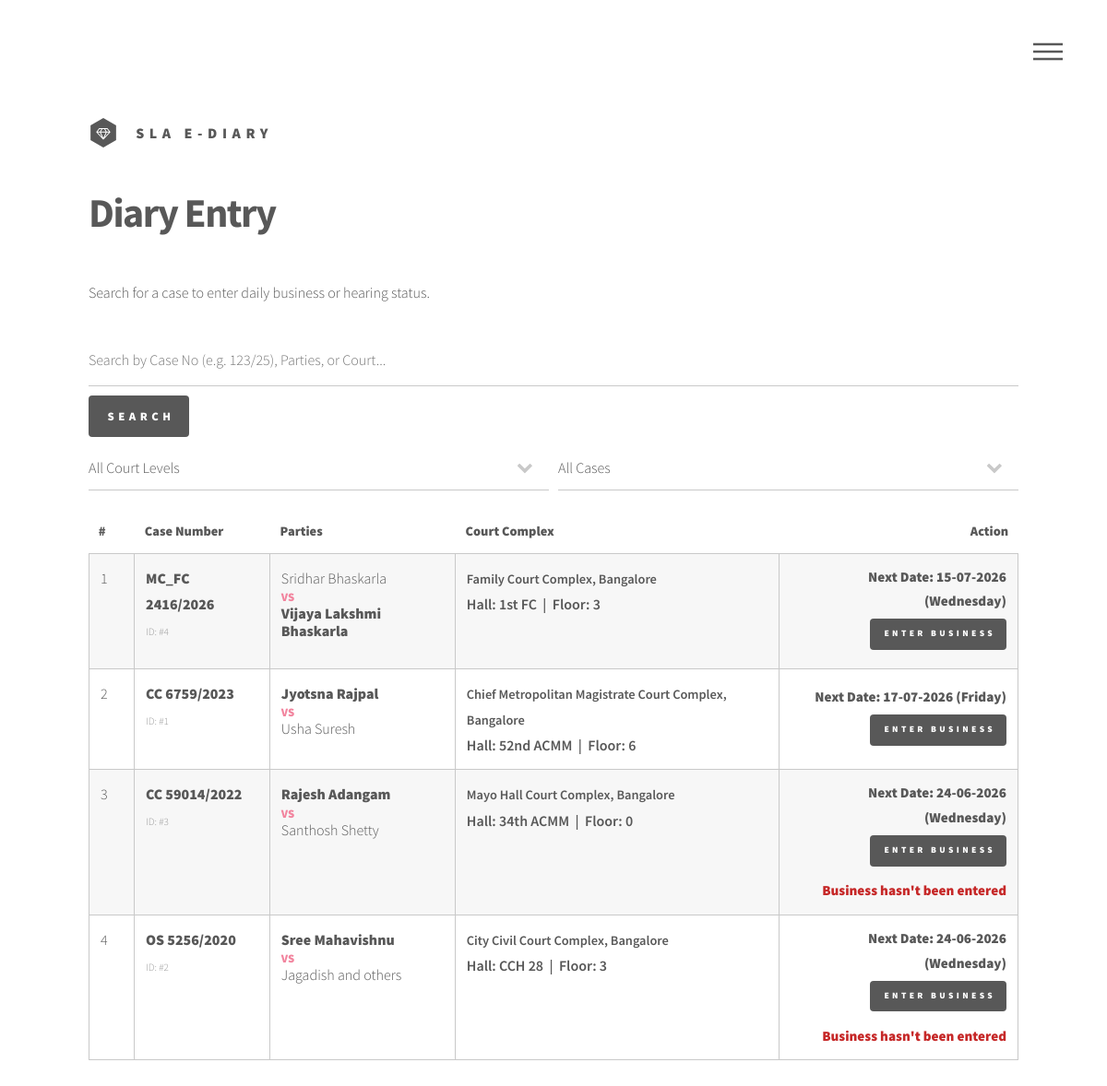
The app's page /diary_entry/ (signed in) with its own data.
### main/models.py (models this page shows, shortened)
class Case(models.Model):
    jurisdiction = models.CharField(max_length=20, choices=Jurisdiction.choices, default=None)
    court_level = models.CharField(max_length=20, choices=CourtLevel.choices)
    court = models.CharField(max_length=100)
    court_hall = models.CharField(max_length=100)
    floor = models.IntegerField()
    case_type = models.CharField(max_length=100)
    case_number = models.CharField(max_length=100)
    case_year = models.IntegerField()
    party_1 = models.CharField(max_length=100)
    party_1_type = models.CharField(max_length=20, choices=Party1Type.choices)
    party_2 = models.CharField(max_length=100)
    party_2_type = models.CharField(max_length=20, choices=Party2Type.choices)
    representing = models.CharField(max_length=100)
    representing_parties = models.CharField(max_length=100, default='1')
    party_1_total = models.IntegerField(default=1)
    party_2_total = models.IntegerField(default=1)
    disposed = models.BooleanField(default=False)
    @property
    def represents_party_1(self):
        return self.representing == self.party_1_type
    @property
    def represents_party_2(self):
        return self.representing == self.party_2_type

### main/views.py (the view)
# urls.py: path('diary_entry/', diary_entry, name='diary_entry'),
@login_required
def diary_entry(request):
    query = request.GET.get('q', '').strip()
    court_level = request.GET.get('court_level', '')
    disposed_filter = request.GET.get('disposed', '')
    cases = search_cases(query=query, court_level=court_level, disposed=disposed_filter)
    today = datetime.date.today()
    case_list = list(cases)
    def sort_key(case):
        last_entry = case.diary_entries.order_by('-next_date').first()
        if last_entry is None:
            return (0, datetime.date.min, -case.id)
        nd = last_entry.next_date
        if nd >= today:
            return (1, nd, -case.id)
        return (2, nd, -case.id)
    case_list.sort(key=sort_key)
    for case in case_list:
        case.court_display_name = COURT_LABELS.get(case.court, case.court)
        last_entry = case.diary_entries.order_by('-next_date').first()
        if last_entry:
            case.next_date = last_entry.next_date
            case.prev_date = last_entry.previous_date
        else:
            case.next_date = None
            case.prev_date = None
    return render(request, 'main/diary_entry.html', {
        'today': today, 'cases': case_list, 'query': query, 'court_labels': COURT_LABELS,
        'court_level_choices': CourtLevel.choices,
        'selected_court_level': court_level, 'selected_disposed': disposed_filter,
    })

### main/services.py (called while the page is built, shortened)
def search_cases(
    query: str = "",
    court_level: str = "",
    disposed: str = "",
) -> QuerySet[Case]:
    from django.db.models import Q
    cases = Case.objects.all()
    if court_level:
        cases = cases.filter(court_level=court_level)
    if disposed == 'active':
        cases = cases.filter(disposed=False)
    elif disposed == 'disposed':
        cases = cases.filter(disposed=True)
    return cases

### templates/main/diary_entry.html (shortened to what this page needs)
{% extends 'base.html' %}
{% load static %}
{% block content %}
<div id="main">
    <div class="inner">
        <h1>Diary Entry</h1>
        <p>Search for a case to enter daily business or hearing status.</p>
        <section>
            <form method="GET" action="{% url 'diary_entry' %}" style="margin-bottom: 2rem;">
                <div style="display: flex; gap: 10px; flex-wrap: wrap;">
                    <input type="text" name="q" id="query" value="{{ query|default:'' }}"
                           placeholder="Search by Case No (e.g. 123/25), Parties, or Court..."
                           style="flex-grow: 1; height: 3.5rem; min-width: 200px;">
                    <input type="submit" value="Search" class="primary">
                </div>
                <div style="display: flex; gap: 10px; flex-wrap: wrap; margin-top: 10px;">
                    <select name="court_level" onchange="this.form.submit()" style="flex: 1; min-width: 140px;">
                        <option value="">All Court Levels</option>
                    </select>
                    <select name="disposed" onchange="this.form.submit()" style="flex: 1; min-width: 120px;">
                        <option value="">All Cases</option>
                    </select>
                </div>
            </form>
        </section>
        <section>
            <div class="table-wrapper">
                <table class="alt">
                    <thead>
                        <tr>
                            <th style="width: 50px;">#</th>
                            <th>Case Number</th>
                            <th>Parties</th>
                            <th>Court Complex</th>
                            <th style="text-align: right;">Action</th>
                        </tr>
                    </thead>
                    <tbody>
                        {% for case in cases %}
                        <tr class="case-row" style="cursor: pointer;" onclick="window.location='{% url 'diary_entry_case' case.id %}';">
                            <td>{{ forloop.counter }}</td>
                            <td>
                                <strong>{{ case.case_type }} {{ case.case_number }}/{{ case.case_year }}</strong>
                                <br/>
                                <small style="color: #999; font-size: 0.7em; text-transform: uppercase;">ID: #{{ case.id }}</small>
                            </td>
                            <td>
                                {% if case.represents_party_1 %}<strong>{{ case.party_1 }}</strong>{% else %}<span>{{ case.party_1 }}</span>{% endif %}
                                <br/>
                                <span style="font-size: 0.8em; color: #f2849e; font-weight: 900;">VS</span>
                                <br/>
                                {% if case.represents_party_2 %}<strong>{{ case.party_2 }}</strong>{% else %}<span>{{ case.party_2 }}</span>{% endif %}
                            </td>
                            <td>
                                <span style="font-size: 0.9em; font-weight: 600;">{{ case.court_display_name }}</span>
                                <br/>
                                <small style="color: #585858; font-weight: 600;">Hall: {{ case.court_hall }} &nbsp;|&nbsp; Floor: {{ case.floor }}</small>
                            </td>
                            <td style="text-align: right; vertical-align: middle;">
                                {% if case.next_date %}
                                <div style="font-size: 0.95rem; margin-bottom: 0.35rem;"><strong>Next Date: {{ case.next_date|date:"d-m-Y" }} ({{ case.next_date|date:"l" }})</strong></div>
                                {% endif %}
                                <a href="{% url 'diary_entry_case' case.id %}" class="button small primary">Enter Business</a>
                                {% if case.next_date and today > case.next_date %}
                                <div style="font-size: 0.95rem; margin-top: 0.35rem; color: #c62828;"><strong>Business hasn't been entered</strong></div>
                                {% endif %}
                            </td>
                        </tr>
                        {% endfor %}
                    </tbody>
                </table>
            </div>
        </section>
    </div>
</div>
{% endblock %}

### templates/main/diary_entry.html (style rules this page uses)
.case-row td { transition: color 0.2s ease; }
.case-row td:nth-child(3) { line-height: 1.2; padding-top: 1rem; padding-bottom: 1rem; }

### records on screen
Case: case_type "MC_FC", case_number "2416", case_year "2026", id "4", party_1 "Sridhar Bhaskarla", party_2 "Vijaya Lakshmi Bhaskarla", court_display_name "Family Court Complex, Bangalore", court_hall "1st FC", floor "3", next_date "15-07-2026", next_date "Wednesday"
Case: case_type "CC", case_number "6759", case_year "2023", id "1", party_1 "Jyotsna Rajpal", party_2 "Usha Suresh", court_display_name "Chief Metropolitan Magistrate Court Complex, Bangalore", court_hall "52nd ACMM", floor "6", next_date "17-07-2026", next_date "Friday"
Case: case_type "CC", case_number "59014", case_year "2022", id "3", party_1 "Rajesh Adangam", party_2 "Santhosh Shetty", court_display_name "Mayo Hall Court Complex, Bangalore", court_hall "34th ACMM", floor "0", next_date "24-06-2026", next_date "Wednesday", shows "Business hasn't been entered"
Case: case_type "OS", case_number "5256", case_year "2020", id "2", party_1 "Sree Mahavishnu", party_2 "Jagadish and others", court_display_name "City Civil Court Complex, Bangalore", court_hall "CCH 28", floor "3", next_date "24-06-2026", next_date "Wednesday", shows "Business hasn't been entered"
